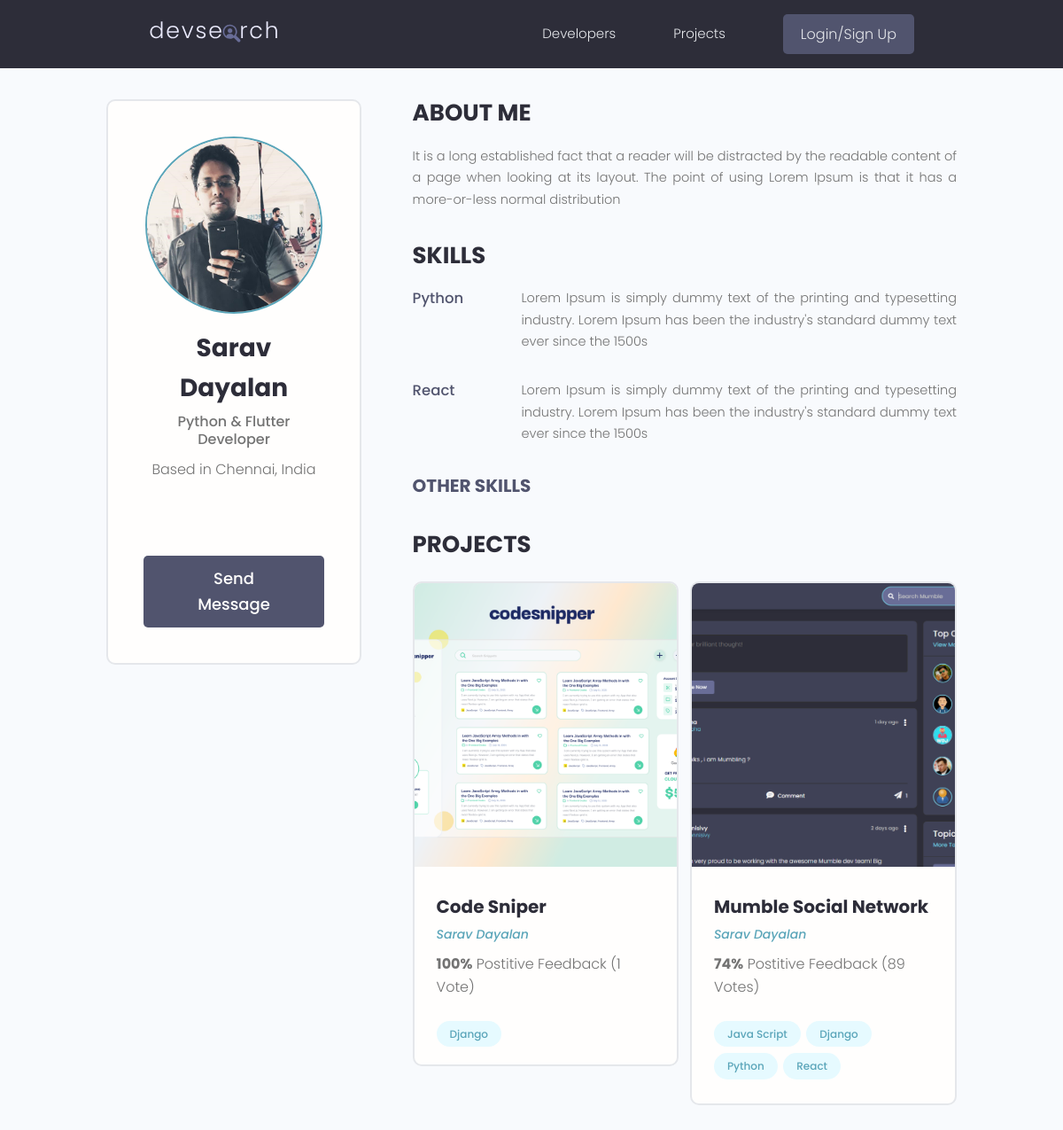
The app's page /profile/12d8b572-a383-4155-bee7-8a645b9347e2/ with its own data.
### users/models.py (models this page shows, shortened)
class Profile(models.Model):
    user = models.OneToOneField(User, on_delete=models.CASCADE, null=True, blank=True)
    name = models.CharField(max_length=200, blank=True, null=True)
    username = models.CharField(max_length=200, blank=True, null=True)
    email = models.EmailField(max_length=500, null=True, blank=True)
    short_intro = models.CharField(max_length=200, blank=True, null=True)
    bio = models.TextField(blank=True, null=True)
    profile_image = models.ImageField(
        blank=True,
        null=True,
        upload_to="profiles/",
        default="profiles/user-default.png",
    )
    location = models.CharField(max_length=200, blank=True, null=True)
    social_github = models.CharField(max_length=200, blank=True, null=True)
    social_twitter = models.CharField(max_length=200, blank=True, null=True)
    social_linkedin = models.CharField(max_length=200, blank=True, null=True)
    social_youtube = models.CharField(max_length=200, blank=True, null=True)
    social_website = models.CharField(max_length=200, blank=True, null=True)
    created = models.DateTimeField(auto_now_add=True)
    id = models.UUIDField(
        default=uuid.uuid4, unique=True, primary_key=True, editable=False
    )

class Skill(models.Model):
    owner = models.ForeignKey(Profile, on_delete=models.CASCADE, null=True, blank=True)
    name = models.CharField(max_length=200, blank=True, null=True)
    description = models.TextField(blank=True, null=True)
    created = models.DateTimeField(auto_now_add=True)
    id = models.UUIDField(
        default=uuid.uuid4, unique=True, primary_key=True, editable=False
    )

### projects/models.py (models this page shows, shortened)
class Project(models.Model):
    owner = models.ForeignKey(Profile, null=True, blank=True, on_delete=models.SET_NULL)
    title = models.CharField(max_length=200)
    description = models.TextField(null=True, blank=True)
    featured_image = models.ImageField(null=True, blank=True, default="default.jpg")
    demo_link = models.CharField(max_length=2000, null=True, blank=True)
    source_link = models.CharField(max_length=2000, null=True, blank=True)
    tags = models.ManyToManyField("Tag", blank=True)
    vote_total = models.IntegerField(default=0, null=True, blank=True)
    vote_ratio = models.IntegerField(default=0, null=True, blank=True)
    created = models.DateTimeField(auto_now_add=True)
    id = models.UUIDField(
        default=uuid.uuid4, unique=True, primary_key=True, editable=False
    )
    class Meta:
        ordering = ["-vote_ratio", "-vote_total", "title"]

class Tag(models.Model):
    name = models.CharField(max_length=200)
    created = models.DateTimeField(auto_now_add=True)
    id = models.UUIDField(
        default=uuid.uuid4, unique=True, primary_key=True, editable=False
    )
    def __str__(self):
        return self.name

### users/views.py (the view)
# urls.py: path("profile/<str:pk>/", views.user_profile, name="user-profile"),
def user_profile(request, pk):
    profile = Profile.objects.get(id=pk)
    top_skills = profile.skill_set.exclude(description__exact="")
    other_skills = profile.skill_set.filter(description__exact="")
    context = {
        "profile": profile,
        "top_skills": top_skills,
        "other_skills": other_skills,
    }
    return render(request, "users/user-profile.html", context)

### users/templates/users/user-profile.html (shortened to what this page needs)
{% extends 'main.html' %}
{% block content %}
<main class="profile my-md">
    <div class="container">
        <div class="layout">
            <div class="column column--1of3">
                <div class="card text-center">
                    <div class="card__body dev">
                        <img class="avatar avatar--xl" src="{{profile.profile_image.url}}" />
                        <h2 class="dev__name">{{profile.name}}</h2>
                        <p class="dev__title">{{profile.short_intro}}</p>
                        <p class="dev__location">Based in {{profile.location}}</p>
                        <ul class="dev__social">
                        </ul>
                        {% if request.user.profile.id != profile.id %}
                        <a href="{% url 'create-message' profile.id %}" class="btn btn--sub btn--lg">Send Message </a>
                        {% endif %}
                    </div>
                </div>
            </div>
            <div class="column column--2of3">
                <div class="devInfo">
                    <h3 class="devInfo__title">About Me</h3>
                    <p class="devInfo__about">
                        {{profile.bio}}
                    </p>
                </div>
                <div class="devInfo">
                    <h3 class="devInfo__title">Skills</h3>
                    <div class="devInfo__skills">
                        {% for skill in top_skills %}
                        <div class="devSkill">
                            <h4 class="devSkill__title">{{skill.name}}</h4>
                            <p class="devSkill__info">
                                {{skill.description}}
                            </p>
                        </div>
                        {% endfor %}
                        <h3 class="devInfo__subtitle">Other Skills</h3>
                    </div>
                </div>
                <div class="devInfo">
                    <h3 class="devInfo__title">Projects</h3>
                    <div class="grid grid--two">
                        {% for project in profile.project_set.all %}
                        <div class="column">
                            <div class="card project">
                                <a href="{% url 'project' project.id %}" class="project">
                                    <img class="project__thumbnail" src="{{project.featured_image.url}}"
                                        alt="project thumbnail" />
                                    <div class="card__body">
                                        <h3 class="project__title">{{project.title}}</h3>
                                        <p><a class="project__author" href="">{{project.owner.name}}</a></p>
                                        <p class="project--rating">
                                            <span style="font-weight: bold;">{{project.vote_ratio}}%</span> Postitive
                                            Feedback ({{project.vote_total}} Vote{{project.vote_total|pluralize:"s"}})
                                        </p>
                                        <div class="project__tags">
                                            {% for tag in project.tags.all %}
                                            <span class="tag tag--pill tag--main">
                                                <small>{{tag}}</small>
                                            </span>
                                            {% endfor %}
                                        </div>
                                    </div>
                                </a>
                            </div>
                        </div>
                        {% endfor %}
                    </div>
                </div>
            </div>
        </div>
    </div>
</main>
{% endblock content %}

### static/styles/app.css (style rules this page uses)
:root { --color-sub: #2d2d39; }
.btn--sub { background-color: var(--color-sub-light); }
.card { border: 2px solid var(--color-light); }
img { width: 100%; }
.profile .card > .dev { padding: 4rem; }
.dev__name { color: var(--color-sub); font-size: 2.8rem; font-weight: 700; margin-top: 1rem; margin-bottom: 0.5rem; }
.dev__title { font-size: 1.6rem; font-weight: 500; line-height: 1.3; }
.dev__location { margin-top: 1rem; }
.dev__social { margin: 3rem 0; list-style: none; display: flex; justify-content: center; gap: 1.5rem; }
.devInfo { margin-bottom: 3rem; }
.devInfo__title, .devInfo__subtitle { font-size: 2.6rem; color: var(--color-sub); text-transform: uppercase; font-weight: 700; margin-bottom: 1.5rem; }
.devInfo__subtitle { font-size: 2rem; color: var(--color-sub-light); }
.devInfo__about, .devSkill__info { font-size: 1.45rem; line-height: 1.7; text-align: justify; }
.devSkill { margin-bottom: 3rem; }
.devSkill__title { font-size: 1.65rem; font-weight: 500; color: var(--color-sub-light); }
@media screen and (min-width: 700px) { .devSkill { display: flex; justify-content: space-between; gap: 3rem; } }
@media screen and (min-width: 700px) { .devSkill__info { flex-basis: 80%; } }
.project__author { font-size: 1.4rem; font-style: italic; }
.project--rating { margin-bottom: 1.6em; margin-top: .5em; }
.project__thumbnail { height: 32rem; object-fit: cover; object-position: top center; }
.project__title { font-size: 2rem; font-weight: 700; color: var(--color-sub); }

### static/uikit/styles/modules/_variables.css (style rules this page uses)
:root { --color-main: #5aa5b9; --color-main-light: #e6faff; --color-sub: #3f4156; --color-sub-light: #51546e; --color-sub-lighter: #ededfd; --color-text: #737373; --color-gray: #8b8b8b; --color-light: #e5e7eb; --color-light-gray: #767676; --color-bg: #f8fafd; --color-white: #fffefd; --color-white-light: #f3f3f3; --color-success: #359e64; --color-success-bg: #def8e8; --color-error: #fc4b0b; --color-error-bg: #fff2ee; --font-base: 'Poppins', arial, helvetica, 'Segoe UI', roboto, ubuntu, sans-serif; --font-monospace: 'Fira Code', 'Courier New', courier, monospace; --font-regular: 300; --font-medium: 500; --font-bold: 700; --generic-shadow: 1px 1px 5px #00000010; --generic-transition: all 0.3s ease-in-out; }

### static/uikit/styles/modules/_base.css (style rules this page uses)
* { margin: 0; padding: 0; box-sizing: border-box; text-rendering: optimizeLegibility; color: inherit; font-size: inherit; }
html { font-size: 50%; }
@media only screen and (min-width: 480px) { html { font-size: 56.25%; } }
@media only screen and (min-width: 1200px) { html { font-size: 62.5%; } }
body { line-height: 1.6; font-weight: 400; font-size: 1.5rem; color: var(--color-text); background-color: var(--color-bg); min-height: 100vh; }

### static/uikit/styles/modules/_typography.css (style rules this page uses)
* { font-family: var(--font-base); }
h2 { font-size: 3.6rem; font-weight: var(--font-bold); }
h3 { font-size: 3.2rem; font-weight: var(--font-medium); }
h4 { font-size: 2.8rem; font-weight: var(--font-medium); }
p, span, strong { font-size: 1.6rem; color: var(--color-text); font-weight: var(--font-regular); }
a { padding-bottom: 2px; text-decoration: none; display: inline-block; color: var(--color-main); font-weight: var(--font-medium); }

### static/uikit/styles/modules/_utilities.css (style rules this page uses)
.container { width: 92%; max-width: 165rem; margin: 0 auto; box-sizing: border-box; }
@media screen and (min-width: 1000px) { .container { width: 90%; } }
@media screen and (min-width: 1200px) { .container { width: 80%; } }
.text-center { text-align: center; }
.my-md { margin: 3rem auto; }

### static/uikit/styles/modules/_avatar.css (style rules this page uses)
.avatar { border-radius: 50%; border: 2px solid var(--color-main); object-fit: cover; }
.avatar--xl { height: 20rem; width: 20rem; }

### static/uikit/styles/modules/_button.css (style rules this page uses)
.btn { display: inline-block; position: relative; cursor: pointer; background-color: var(--color-light); font-weight: var(--font-medium); color: var(--color-sub); text-decoration: none; padding: 1rem 2rem; border-radius: 0.5rem; border: none; width: -webkit-fit-content; width: -moz-fit-content; width: fit-content; height: -webkit-fit-content; height: -moz-fit-content; height: fit-content; font-size: 1.6rem; outline-width: 0; outline-color: transparent; -webkit-backface-visibility: hidden; backface-visibility: hidden; transition: all 0.3s ease-in-out; }
.btn--sub { background-color: var(--color-sub); color: var(--color-white); }
.btn--lg { font-size: 1.8rem; padding: 1.2rem 4.5rem; }

### static/uikit/styles/modules/_card.css (style rules this page uses)
.card { border-radius: 1rem; background-color: var(--color-white); border: 1.5px solid var(--color-light); width: auto; height: auto; margin-top: 0.5rem; margin-bottom: 0.5rem; overflow: hidden; }
.card__body, .card__header { padding: 2rem 2.5rem; }

### records on screen
Profile: profile_image (picture), name "Sarav Dayalan", short_intro "Python & Flutter Developer", location "Chennai, India", bio "It is a long established fact that a reader will be distracted by the readable content of a page when looking at its layout. The point of using Lorem Ipsum is that it has a more-or-less normal distribution"
Skill: name "Python", description "Lorem Ipsum is simply dummy text of the printing and typesetting industry. Lorem Ipsum has been the industry's standard dummy text ever since the 1500s"
Skill: name "React", description "Lorem Ipsum is simply dummy text of the printing and typesetting industry. Lorem Ipsum has been the industry's standard dummy text ever since the 1500s"
Project: featured_image (picture), title "Code Sniper", owner.name "Sarav Dayalan", vote_ratio "100", vote_total "1"
Tag: name "Django"
Project: featured_image (picture), title "Mumble Social Network", owner.name "Sarav Dayalan", vote_ratio "74", vote_total "89"
Tag: name "Java Script"
Tag: name "Python"
Tag: name "React"
